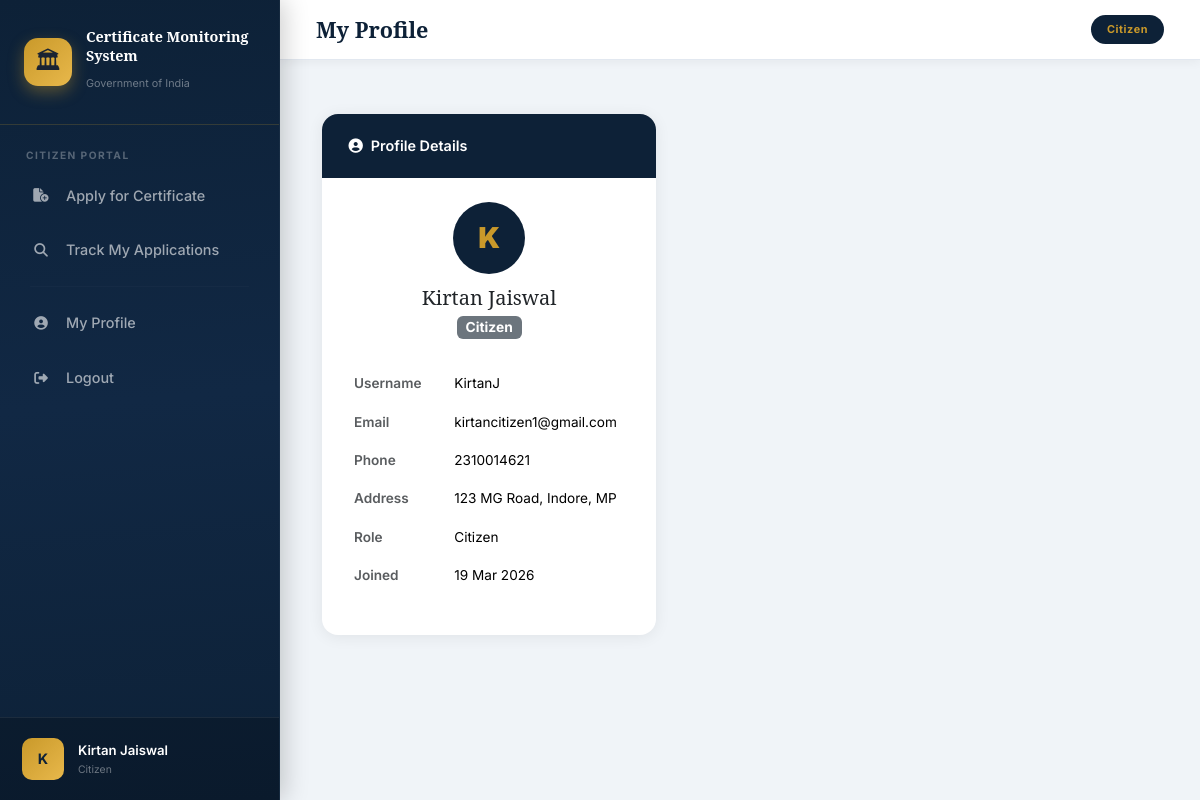
Page /users/profile/ (signed in) on the committed database.
### users/models.py (models this page shows, shortened)
class User(AbstractUser):
    CITIZEN = 'CITIZEN'
    OFFICER = 'OFFICER'
    ADMIN = 'ADMIN'
    ROLE_CHOICES = [
        (CITIZEN, 'Citizen'),
        (OFFICER, 'Revenue Officer'),
        (ADMIN, 'Revenue Admin'),
    ]
    role = models.CharField(max_length=10, choices=ROLE_CHOICES, default=CITIZEN)
    phone = models.CharField(max_length=15, blank=True)
    address = models.TextField(blank=True)
    created_at = models.DateTimeField(auto_now_add=True)
    def is_citizen(self):
        return self.role == self.CITIZEN
    def is_officer(self):
        return self.role == self.OFFICER
    def is_admin(self):
        return self.role == self.ADMIN
    def get_role_display_name(self):
        return dict(self.ROLE_CHOICES).get(self.role, self.role)

### users/views.py (the view)
# urls.py: path('users/profile/', views.profile_view, name='profile'),
@login_required
def profile_view(request):
    return render(request, 'users/profile.html', {'user': request.user})

### templates/users/profile.html (shortened to what this page needs)
{% extends 'base.html' %}
{% block page_title %}My Profile{% endblock %}
{% block content %}
<div class="row g-4">
    <div class="col-md-5">
        <div class="card">
            <div class="card-header-navy">
                <span><i class="fas fa-user-circle me-2"></i>Profile Details</span>
            </div>
            <div class="card-body p-4">
                <div class="text-center mb-4">
                    <div style="width:72px;height:72px;background:#0d2137;border-radius:50%;display:flex;align-items:center;justify-content:center;font-size:1.8rem;color:#c9992a;font-weight:900;margin:0 auto 12px;">
                        {{ user.username|first|upper }}
                    </div>
                    <h5 class="mb-0" style="font-family:'Noto Serif',serif;">{{ user.get_full_name|default:user.username }}</h5>
                    <span class="badge bg-secondary mt-1">{{ user.get_role_display_name }}</span>
                </div>
                <table class="table table-borderless" style="font-size:0.85rem;">
                    <tr><td class="fw-semibold text-muted" width="35%">Username</td><td>{{ user.username }}</td></tr>
                    <tr><td class="fw-semibold text-muted">Email</td><td>{{ user.email|default:"—" }}</td></tr>
                    <tr><td class="fw-semibold text-muted">Phone</td><td>{{ user.phone|default:"—" }}</td></tr>
                    <tr><td class="fw-semibold text-muted">Address</td><td>{{ user.address|default:"—" }}</td></tr>
                    <tr><td class="fw-semibold text-muted">Role</td><td>{{ user.get_role_display_name }}</td></tr>
                    <tr><td class="fw-semibold text-muted">Joined</td><td>{{ user.date_joined|date:"d M Y" }}</td></tr>
                </table>
            </div>
        </div>
    </div>
</div>
{% endblock %}

### templates/base.html (shortened to what this page needs)
<!DOCTYPE html>
<html lang="en">
<head>
    <link href="https://cdn.jsdelivr.net/npm/bootstrap@5.3.2/dist/css/bootstrap.min.css" rel="stylesheet">
    <link href="https://cdnjs.cloudflare.com/ajax/libs/font-awesome/6.5.0/css/all.min.css" rel="stylesheet">
</head>
<body>
{% if user.is_authenticated %}
<div class="sidebar">
    <div class="sidebar-brand">
        <div class="emblem">🏛</div>
        <div class="brand-text">
            <span class="brand-title">Certificate Monitoring System</span>
            <span class="brand-sub">Government of India</span>
        </div>
    </div>
    <div class="sidebar-section">
        {% if user.is_citizen %}
        <div class="sidebar-section-label">Citizen Portal</div>
        <a href="{% url 'choose_certificate' %}" class="nav-link-item {% block active_submit %}{% endblock %}">
            <span class="icon"><i class="fas fa-file-circle-plus"></i></span> Apply for Certificate
        </a>
        <a href="{% url 'track_applications' %}" class="nav-link-item {% block active_track %}{% endblock %}">
            <span class="icon"><i class="fas fa-magnifying-glass"></i></span> Track My Applications
        </a>
        {% endif %}
        <hr class="sidebar-divider">
        <a href="{% url 'profile' %}" class="nav-link-item">
            <span class="icon"><i class="fas fa-user-circle"></i></span> My Profile
        </a>
        <a href="{% url 'logout' %}" class="nav-link-item">
            <span class="icon"><i class="fas fa-right-from-bracket"></i></span> Logout
        </a>
    </div>
    <div class="sidebar-user">
        <div class="avatar">{{ user.username|first|upper }}</div>
        <div style="overflow:hidden; flex:1;">
            <div class="user-name">{{ user.get_full_name|default:user.username }}</div>
            <div class="user-role">{{ user.get_role_display_name }}</div>
        </div>
    </div>
</div>
<div class="main-wrapper">
    <div class="topbar">
        <div class="page-title">{% block page_title %}{% endblock %}</div>
        <span class="topbar-badge">{{ user.get_role_display_name }}</span>
    </div>
    <div class="messages-container">
    </div>
    <div class="content-area">
        {% block content %}{% endblock %}
    </div>
</div>
{% else %}
{% block auth_content %}{% endblock %}
{% endif %}
</body>
</html>

### rows in the picture
User: username|first "K", get_full_name "Kirtan Jaiswal", get_role_display_name "Citizen", username "KirtanJ", email "kirtancitizen1@gmail.com", phone "2310014621", address "123 MG Road, Indore, MP", date_joined "19 Mar 2026"
